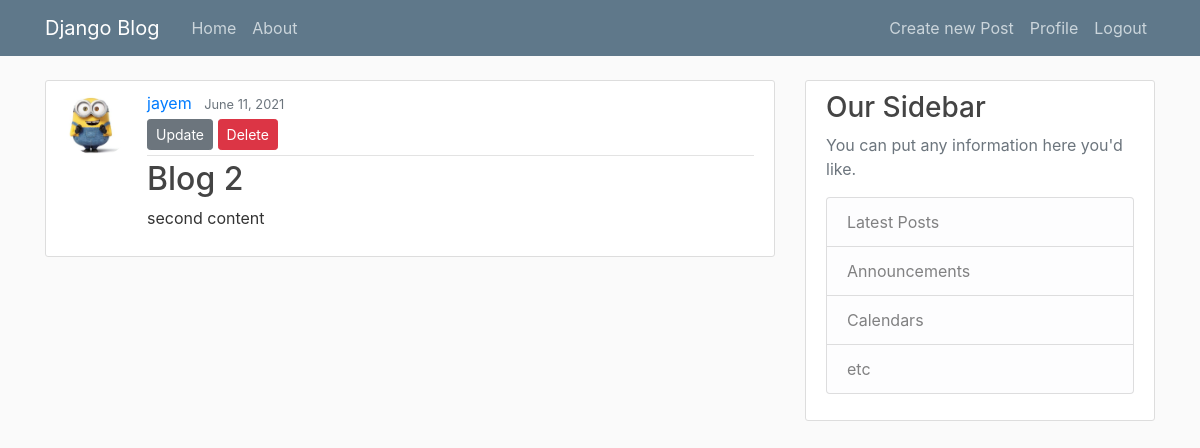
The app's page /post/2/ (signed in), older data.
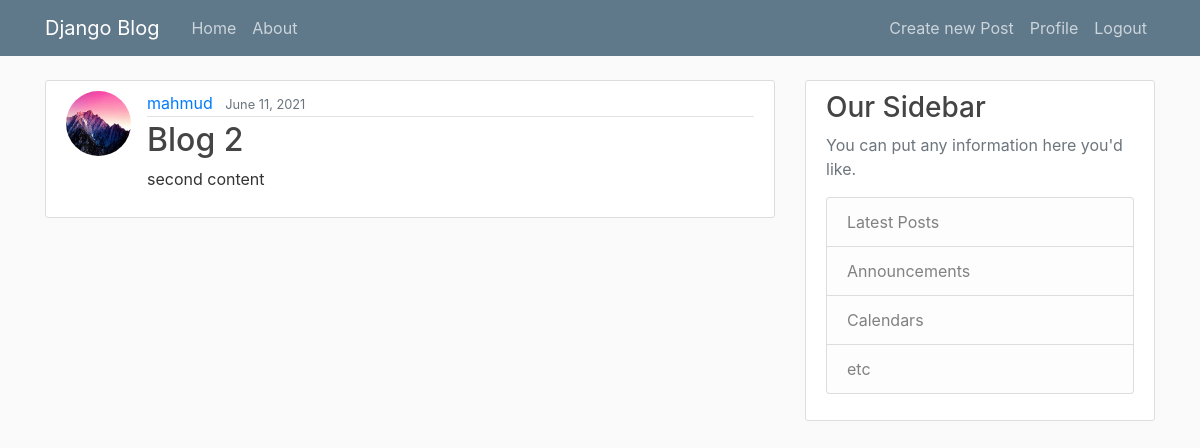
The same page, newer data.
### blog/models.py (models this page shows, shortened)
class Post(models.Model):
    title = models.CharField(max_length=200)
    content = models.TextField()
    date_posted = models.DateTimeField(auto_now_add=True)
    author = models.ForeignKey(User, on_delete=models.CASCADE)

### users/models.py (models this page shows, shortened)
class Profile(models.Model):
    user = models.OneToOneField(User, on_delete=models.CASCADE)
    image = models.ImageField(default='default.jpg', upload_to = 'profile_pics')

### blog/views.py (the view)
# urls.py: path('post/<int:pk>/',PostDetailView.as_view(),name='post_detail'),
class PostDetailView(DetailView):
    model = Post

### blog/templates/blog/post_detail.html
{% extends 'blog/base.html' %}
{% block content %}
        <article class="media content-section">
            <img src="{{ object.author.profile.image.url }} " class='rounded-circle article-img'>
            <div class="media-body">
                <div class="article-metadata">
                    <a class="mr-2" href="#">{{ object.author }} </a>
                    <small class="text-muted" > {{ object.date_posted|date:"F d, Y" }} </small>
                    {% if object.author == user %}
                        <div>
                            <a href="{% url 'post_update' object.id %} " class="btn btn-secondary btn-sm mt-1 mb-1" >Update</a>
                            <a href="{% url 'post_delete' object.id %} " class="btn btn-danger    btn-sm mt-1 mb-1" >Delete</a>
                        </div>
                    {% endif %}
                </div>
                    <h2><a class="article-title" >{{ object.title }} </a></h2>
                    <p class="article-content" >{{ object.content }} </p>
                </div>
        </article>
{% endblock content %}

Row changes from the older to the newer data that the page shows:
changed Post "Blog 2": author.profile.image: a different picture; author "jayem" → "mahmud"; author_id 1 → 7 (drawn)
Text that changed along with them:
text no longer shown: "Update Delete"
